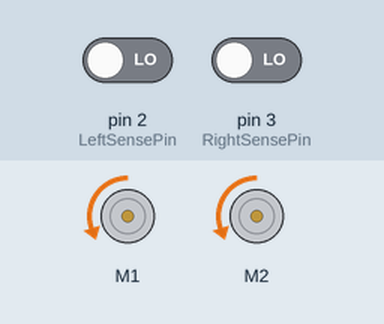
The sketch below on a simulated Arduino Uno, built with avr-gcc and run on an emulated ATmega328P. On the bench: 2 × DC motor (green arrow = forward, orange = backward, longer = faster). The inputs (shaded band) are chosen by the test bench; at power-on: pin 2 (LeftSensePin) LOW, pin 3 (RightSensePin) LOW.

Above: at 1.2 s.
1.3 s: pin 2 (LeftSensePin) driven HIGH
At 2.4 s:
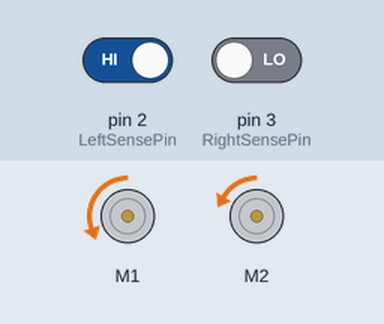
2.8 s: pin 2 (LeftSensePin) driven LOW
At 3.6 s:
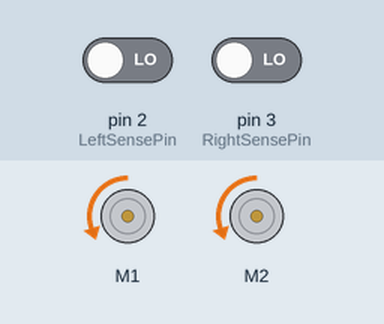
4.3 s: pin 3 (RightSensePin) driven HIGH
At 4.6 s:
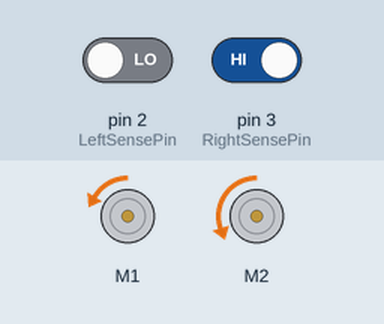
5.8 s: pin 3 (RightSensePin) driven LOW
At 7.1 s:
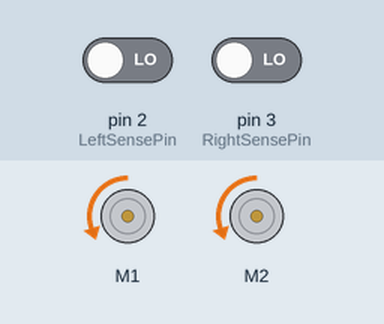
Timing chart, 0 to 8.3 s (numbered marks = the images above; inputs shaded):
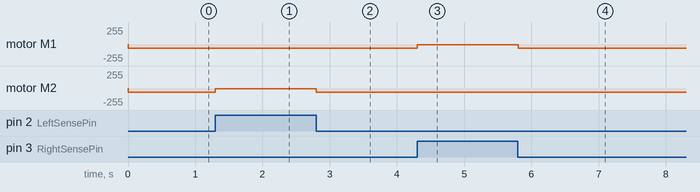

Measured:
- after the input at 1.3 s, motor M2: backward 63/255 → backward 11/255 at once
- after the input at 2.8 s, motor M2: backward 11/255 → backward 63/255 at once
- after the input at 4.3 s, motor M1: backward 63/255 → backward 11/255 at once
- after the input at 5.8 s, motor M1: backward 11/255 → backward 63/255 at once

The sketch:

linefollow.ino
```cpp
#include <DRV8835MotorShield.h>  //Pololu DRV8835 Dual Motor Driver Shield Library
#include <QTRSensors.h>         //Pololu QTR-1RC Reflectance Sensor Library

//***********DEFINE PARAMETERS*************************
#define LeftSensePin    2    //Left Line Sensor Pin
#define RightSensePin   3    //Right Line Sensor Pin
#define MaxMotorSpeed 400  //Maximum speed value to send to motors
int MaxDesiredSpeed = MaxMotorSpeed*0.25;
#define MinSpeed 15
int leftSpeed = 0;
int rightSpeed = 0;
int leftDarkness = 0;
int rightDarkness = 0;
int darkest = 0;
int lightest;
int contrast;
int contrastThreshold = 170;// default 170
//*******************************************************

//Create QTR Sensor Line Following Object
QTRSensorsRC qtrrc((unsigned char[]) {LeftSensePin, RightSensePin},2, 2500, QTR_NO_EMITTER_PIN);
unsigned int sensorValues[2];


//Create DRV8853 Motor Shield object
DRV8835MotorShield motors;


void setup()
{
  // uncomment one or both of the following lines if your motors' directions need to be flipped
  motors.flipM1(true);
  motors.flipM2(true);
  Serial.begin(115200);
}

void loop()
{

  qtrrc.read(sensorValues); //Read Sensors - High Value shows darker line.
  leftDarkness = sensorValues[0];
  rightDarkness = sensorValues[1];
  //Serial.print("right: ");Serial.print(rightDarkness);
  //Serial.print(" left: ");Serial.println(leftDarkness);

  rememberExtremes();

  contrast = abs(leftDarkness - rightDarkness);

  if( contrast <= contrastThreshold ){
    //both sides are really similar... go straight
    motors.setM1Speed( MaxDesiredSpeed );
    motors.setM2Speed( MaxDesiredSpeed );
  }else{

    //map(value, fromLow, fromHigh, toLow, toHigh)
    leftSpeed = map(rightDarkness, lightest, darkest, MinSpeed, MaxDesiredSpeed);
    rightSpeed = map(leftDarkness, lightest, darkest, MinSpeed, MaxDesiredSpeed);

    motors.setM1Speed(rightSpeed);
    motors.setM2Speed(leftSpeed);

  }
}

void rememberExtremes(){
  if(leftDarkness > darkest){
    darkest = leftDarkness;
  }

  if(rightDarkness > darkest){
    darkest = rightDarkness;
  }

  if(leftDarkness < lightest){
    lightest = leftDarkness;
  }

  if(rightDarkness < lightest){
    lightest = rightDarkness;
  }
}
```
